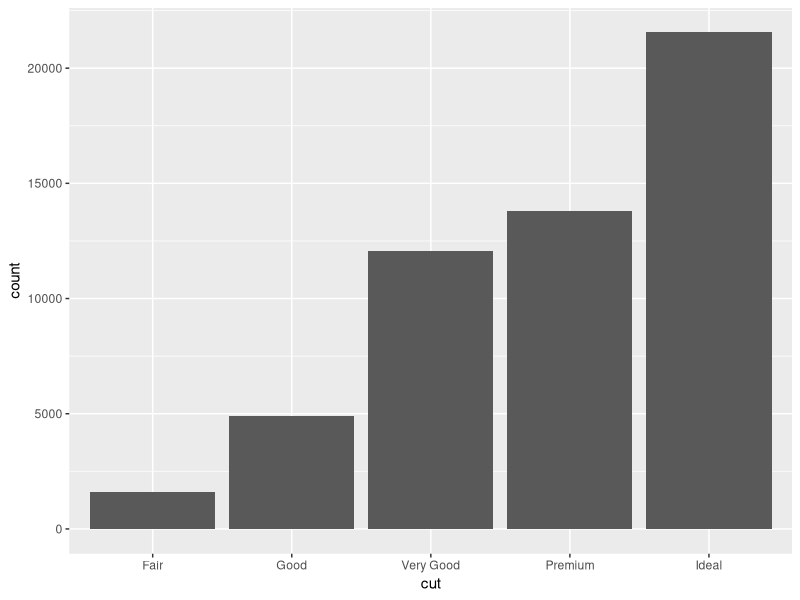
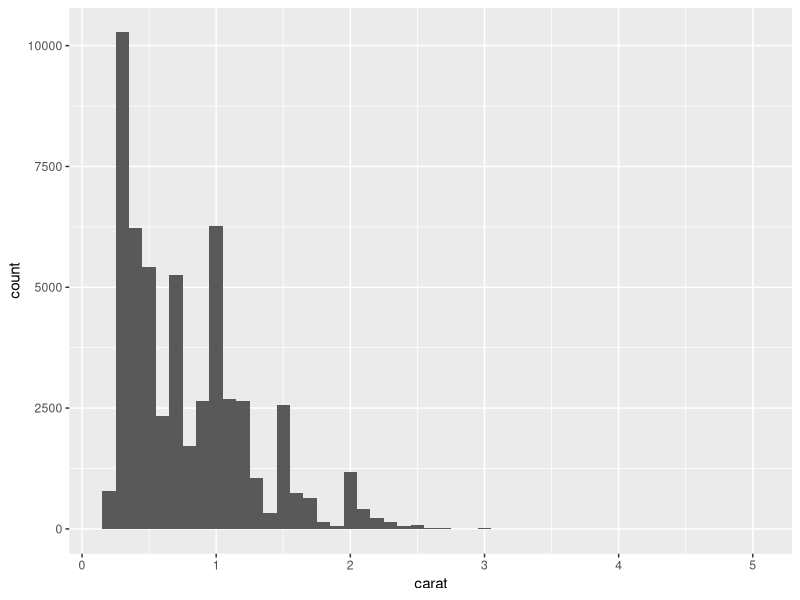
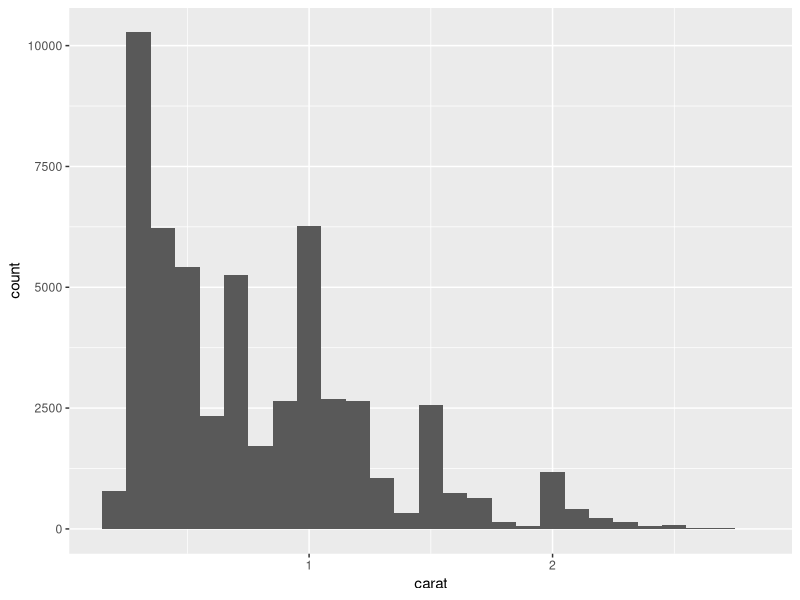
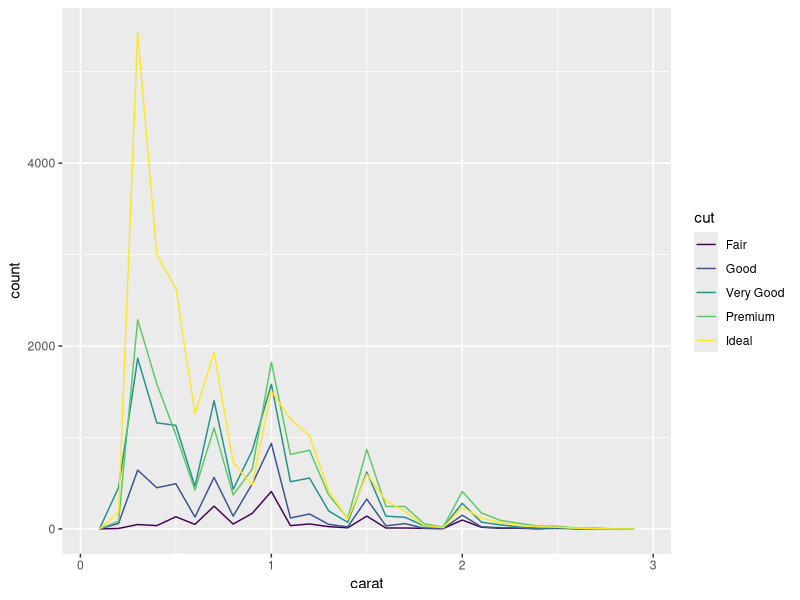
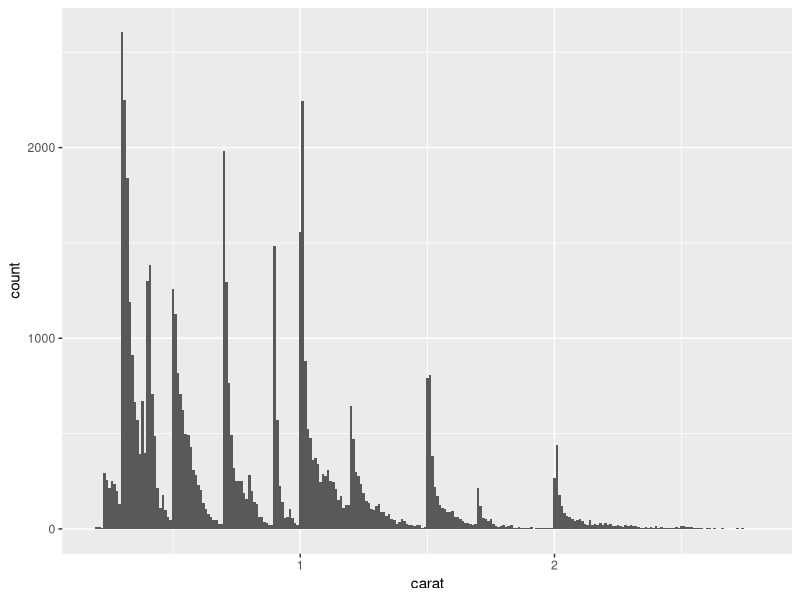
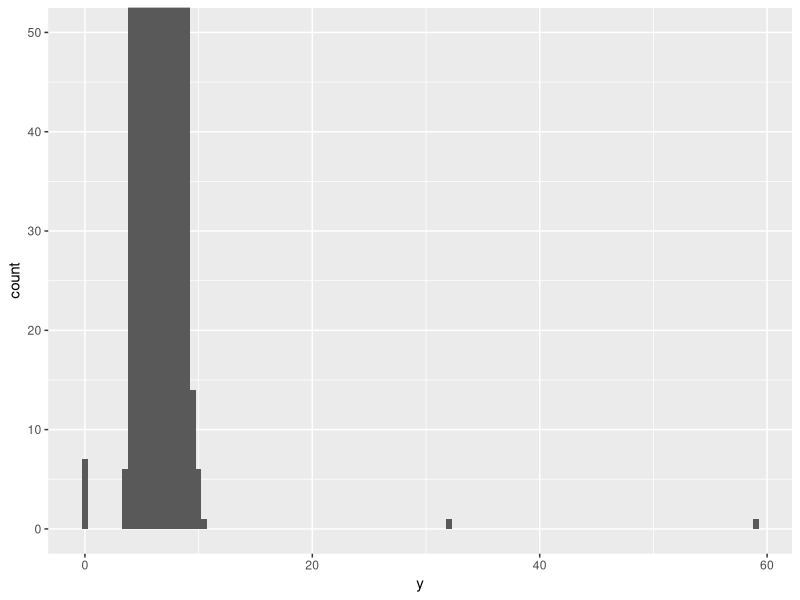

Reproduce these figures in R, in order.
library(tidyverse)

ggplot(data = diamonds) +
  geom_bar(mapping = aes(x = cut))

diamonds %>%
  count(cut)

ggplot(data = diamonds) +
  geom_histogram(mapping = aes(x = carat), binwidth = 0.10)

smaller <- diamonds %>%
  filter(carat < 3)

ggplot(data = smaller, mapping = aes(x = carat)) +
  geom_histogram(binwidth = 0.10)

ggplot(data = smaller, mapping = aes(x = carat, colour = cut)) +
  geom_freqpoly(binwidth = 0.10)

ggplot(data = smaller, mapping = aes(x = carat)) +
  geom_histogram(binwidth = 0.01)

ggplot(diamonds) +
  geom_histogram(mapping = aes(x = y), binwidth = 0.5) +
  coord_cartesian(ylim = c(0, 50))

unusual <- diamonds %>%
  filter(y < 3 | y > 20) %>%
  select(price, x, y, z) %>%
  arrange(y)

